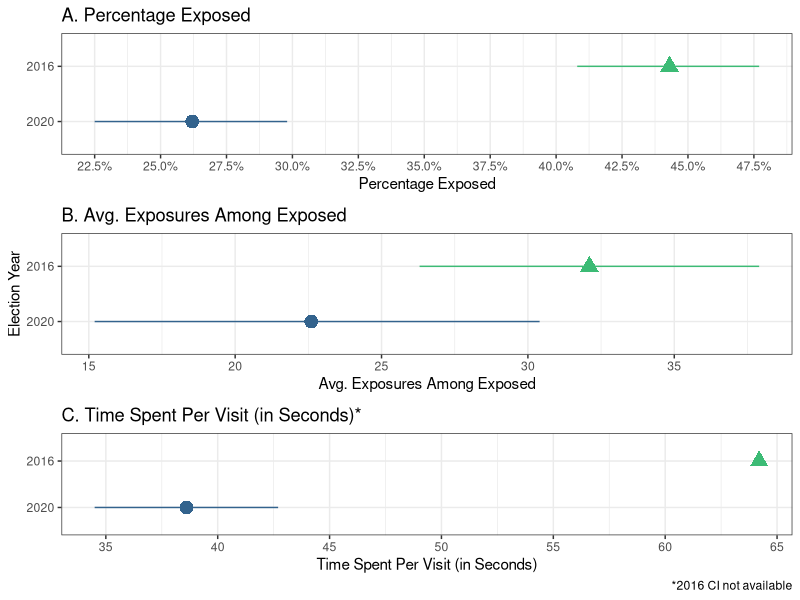
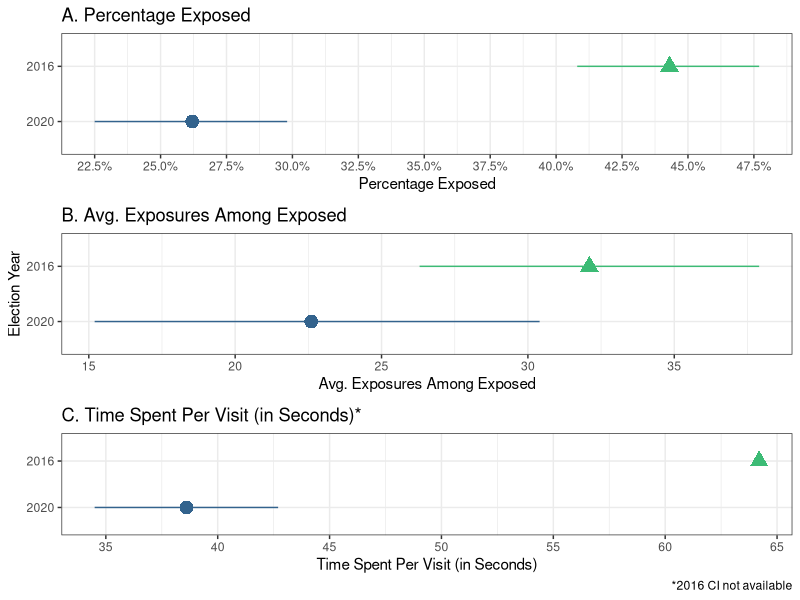

R code for these plots, in order:
## ---- chunk 1
knitr::opts_chunk$set(echo = TRUE)
library(tidyverse)
## ---- chunk 2
misinfo_stats <- tribble(
  ~outcome, ~year, ~ymin, ~y, ~ymax,
  "Percentage Exposed", "2016", .408, .443, .477, 
  "Percentage Exposed", "2020", .225, .262, .298,
  "Exposures Among Exposed", "2016", 26.3, 32.1, 37.9,
  "Exposures Among Exposed", "2020", 15.2, 22.6, 30.4,
  "Time Spent Per Visit (in Seconds)", "2016", NA, 64.2, NA,
  "Time Spent Per Visit (in Seconds)", "2020", 34.5, 38.6, 42.7
) %>% 
  mutate(year = factor(year, levels = c("2020", "2016")))
## ---- chunk 3
panel_a <- misinfo_stats %>% 
  filter(outcome == "Percentage Exposed") %>% 
  ggplot(aes(year, y, ymin = ymin, ymax = ymax, color = year, shape = year)) +
  geom_pointrange(size = 1, alpha = 1) +
  scale_y_continuous(labels = scales::percent_format(), breaks = seq(0, 1, .025)) +
  scale_color_manual(values = c("#33638DDF", "#3CBB75FF")) + 
  coord_flip() +
  labs(title = "A. Percentage Exposed", 
       y = "Percentage Exposed", 
       x = "") +
  theme_bw() +
  theme(legend.position = "none")
## ---- chunk 4
panel_b <- misinfo_stats %>% 
  filter(outcome == "Exposures Among Exposed") %>% 
  ggplot(aes(year, y, ymin = ymin, ymax = ymax, color = year, shape = year)) +
  geom_point() + 
  geom_pointrange(size = 1, alpha = 1) +
  scale_color_manual(values = c("#33638DDF", "#3CBB75FF")) + 
  coord_flip() +
  labs(title = "B. Avg. Exposures Among Exposed", 
       y = "Avg. Exposures Among Exposed", 
       x = "Election Year") +
  theme_bw() +
  theme(legend.position = "none")
## ---- chunk 5
panel_c <- misinfo_stats %>% 
  filter(outcome == "Time Spent Per Visit (in Seconds)") %>% 
  ggplot(aes(year, y, ymin = ymin, ymax = ymax, color = year, shape = year)) +
  geom_point() + 
  geom_pointrange(size = 1, alpha = 1) +
  scale_y_continuous(breaks = seq(0, 70, 5)) +
  scale_color_manual(values = c("#33638DDF", "#3CBB75FF")) + 
  coord_flip() +
  labs(title = "C. Time Spent Per Visit (in Seconds)*", 
       y = "Time Spent Per Visit (in Seconds)", 
       x = "",
       caption = "*2016 CI not available") +
  theme_bw() +
  theme(legend.position = "none")
## ---- chunk 6
ggpubr::ggarrange(panel_a, panel_b, panel_c, ncol = 1)

ggsave("figures/job-talk-1.pdf")
